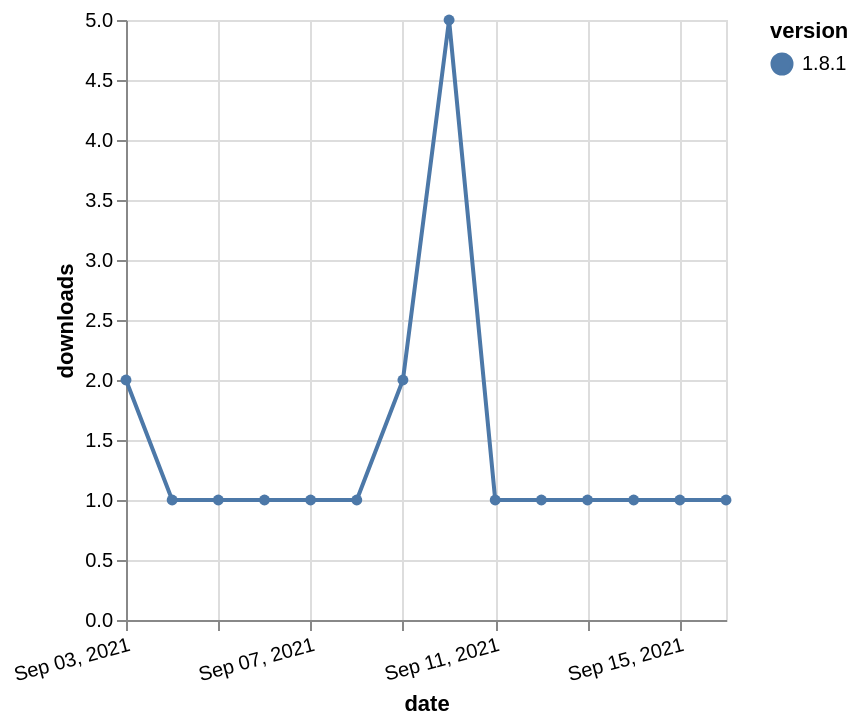

Vega-Lite specification stored for this chart:
### Vega-Lite specification from a JSON file in a GitHub repository (floating-point values rounded to 4 significant figures)
{"$schema": "https://vega.github.io/schema/vega-lite/v5.json", "description": "A simple bar chart with embedded data.", "data": {"values": [{"date": "2021-09-03", "total": 525, "delta": 2, "version": "1.8.1"}, {"date": "2021-09-04", "total": 526, "delta": 1, "version": "1.8.1"}, {"date": "2021-09-05", "total": 527, "delta": 1, "version": "1.8.1"}, {"date": "2021-09-06", "total": 528, "delta": 1, "version": "1.8.1"}, {"date": "2021-09-07", "total": 529, "delta": 1, "version": "1.8.1"}, {"date": "2021-09-08", "total": 530, "delta": 1, "version": "1.8.1"}, {"date": "2021-09-09", "total": 532, "delta": 2, "version": "1.8.1"}, {"date": "2021-09-10", "total": 537, "delta": 5, "version": "1.8.1"}, {"date": "2021-09-11", "total": 538, "delta": 1, "version": "1.8.1"}, {"date": "2021-09-12", "total": 539, "delta": 1, "version": "1.8.1"}, {"date": "2021-09-13", "total": 540, "delta": 1, "version": "1.8.1"}, {"date": "2021-09-14", "total": 541, "delta": 1, "version": "1.8.1"}, {"date": "2021-09-15", "total": 542, "delta": 1, "version": "1.8.1"}, {"date": "2021-09-16", "total": 543, "delta": 1, "version": "1.8.1"}]}, "width": "container", "mark": {"type": "line", "point": {"filled": true}}, "encoding": {"x": {"field": "date", "type": "temporal", "timeUnit": "yearmonthdate", "title": "date", "axis": {"labelAngle": -15}}, "y": {"field": "delta", "type": "quantitative", "title": "downloads"}, "color": {"field": "version", "type": "nominal"}, "tooltip": {"field": "delta"}}}
